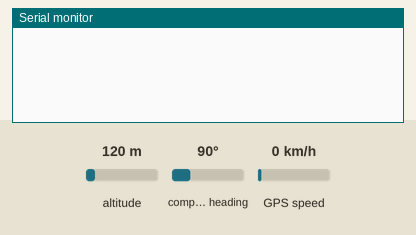
Recording of a sketch running on a simulated ESP32. Parts: the last lines printed to the serial monitor. The test bench sets the inputs (shaded band); at power-on: altitude 120 m, compass heading 90°, GPS speed 0 km/h. The GPS gets a fix after 3 s at 37.7749, -122.4194 with 8 satellites.

Above: at 1.2 s.
1.3 s: altitude set to 20 m
At 3.4 s:
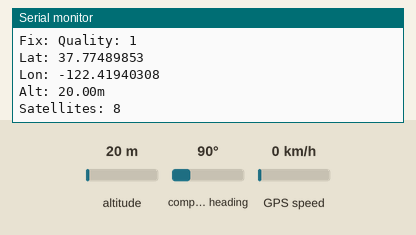
4.5 s: altitude set to 250 m
At 5.8 s:
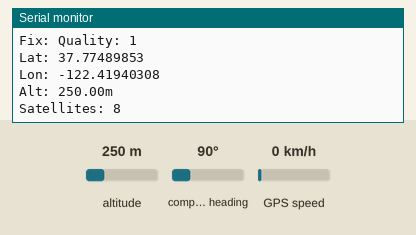

Measured:
- after the input at 1.3 s, the serial monitor: prints a new line after 1.7 s (image 1)
- after the input at 4.5 s, the serial monitor: prints a new line after 0.50 s (image 2)

The sketch:

rtk_esp32.ino
```cpp
#include <Adafruit_GPS.h>
#include <HardwareSerial.h>

// Configure hardware serial (adjust pins per your ESP32 board)
#define GPS_RX 16  // GPIO16 = RX2
#define GPS_TX 17  // GPIO17 = TX2
HardwareSerial gpsSerial(2);  // Using UART2

Adafruit_GPS GPS(&gpsSerial);

// WiFi credentials (optional for NTRIP)
const char* ssid = "your_SSID";
const char* password = "your_PASSWORD";

void setup() {
  Serial.begin(115200);
  gpsSerial.begin(9600, SERIAL_8N1, GPS_RX, GPS_TX);

  // Initialize GPS
  GPS.begin(9600);
  GPS.sendCommand(PMTK_SET_NMEA_OUTPUT_RMCGGA);
  GPS.sendCommand(PMTK_SET_NMEA_UPDATE_5HZ);  // Higher refresh rate
  GPS.sendCommand(PGCMD_ANTENNA);

  // For WiFi/NTRIP (optional)
  // WiFi.begin(ssid, password);
  // while (WiFi.status() != WL_CONNECTED) delay(500);
  // Serial.println("WiFi connected");
}

void loop() {
  // Read GPS data
  while (gpsSerial.available()) {
    char c = GPS.read();
    if (GPS.newNMEAreceived() && GPS.parse(GPS.lastNMEA())) {
      printGPSData();
    }
  }
}

void printGPSData() {
  if (GPS.fix) {
    Serial.print("\nFix: ");
    if (GPS.fixquality == 4) Serial.print("RTK Fixed");
    else if (GPS.fixquality == 5) Serial.print("RTK Float");
    else Serial.print("Quality: " + String(GPS.fixquality));

    Serial.printf("\nLat: %.8f", GPS.latitudeDegrees);
    Serial.printf("\nLon: %.8f", GPS.longitudeDegrees);
    Serial.printf("\nAlt: %.2fm", GPS.altitude);
    Serial.printf("\nSatellites: %d\n", (int)GPS.satellites);
  }
}

// Add NTRIP client functions here for RTCM corrections
```
